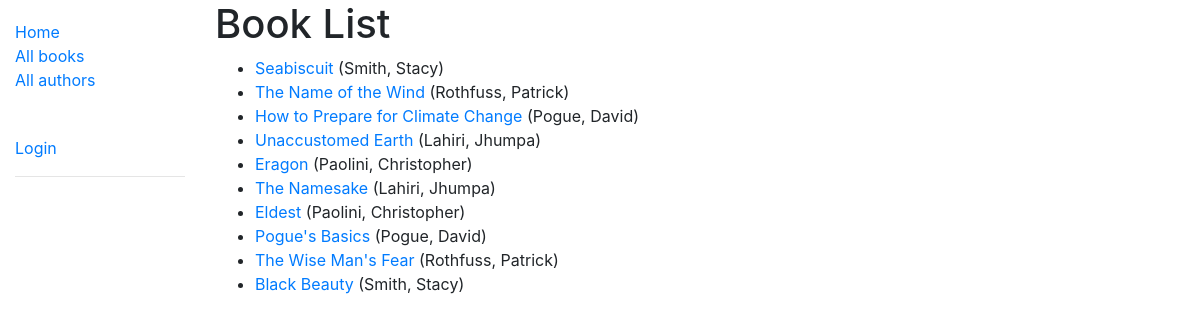
/catalog/books/, run on the app's committed database.
### catalog/models.py (models this page shows, shortened)
class Book(models.Model):
    title = models.CharField(max_length=200)
    author = models.ForeignKey('Author', on_delete=models.SET_NULL, null=True)
    summary = models.TextField(max_length=1000, help_text='Enter a brief description of the book')
    isbn = models.CharField('ISBN', max_length=13, unique=True,
                             help_text='13 Character <a href="https://www.isbn-international.org/content/what-isbn">ISBN number</a>')
    genre = models.ManyToManyField(Genre, help_text='Select a genre for this book')
    def get_absolute_url(self):
        return reverse('book-detail', args=[str(self.id)])
    def display_genre(self):
        """Create a string for the Genre. This is required to display genre in Admin."""
        return ', '.join(genre.name for genre in self.genre.all()[:3])
    display_genre.short_description = 'Genre'

class Author(models.Model):
    first_name = models.CharField(max_length=100)
    last_name = models.CharField(max_length=100)
    date_of_birth = models.DateField(null=True, blank=True)
    date_of_death = models.DateField('Died', null=True, blank=True)
    class Meta:
        ordering = ['last_name', 'first_name']
    def __str__(self):
        return f'{self.last_name}, {self.first_name}'

### catalog/views.py (the view)
# urls.py: path('books/', views.BookListView.as_view(), name='books'),
class BookListView(generic.ListView):
    model = Book

### catalog/templates/catalog/book_list.html
{% extends "base_generic.html" %}
{% block content %}
  <h1>Book List</h1>
  {% if book_list %}
  <ul>
    {% for book in book_list %}
      <li>
        <a href="{{ book.get_absolute_url }}">{{ book.title }}</a> ({{book.author}})
      </li>
    {% endfor %}
  </ul>
  {% else %}
    <p>There are no books in the library.</p>
  {% endif %}
{% endblock %}

### catalog/templates/base_generic.html (shortened to what this page needs)
<!DOCTYPE html>
<html lang="en">
<head>
  <link rel="stylesheet" href="https://cdn.jsdelivr.net/npm/bootstrap@4.5.3/dist/css/bootstrap.min.css">
  {% load static %}
  <link rel="stylesheet" href="{% static 'css/styles.css' %}">
</head>
<body>
  <div class="container-fluid">
    <div class="row">
      <div class="col-sm-2">
      {% block sidebar %}
        <ul class="sidebar-nav">
          <li><a href="{% url 'index' %}">Home</a></li>
          <li><a href="{% url 'books' %}">All books</a></li>
          <li><a href="{% url 'authors' %}">All authors</a></li>
        </ul>
        <ul class="sidebar-nav">
          <br>
         {% if user.is_authenticated %}
           <li>User: {{ user.get_username }}</li>
           <li><a href="{% url 'my-borrowed' %}">My Borrowed</a></li>
           <li><a href="{% url 'logout'%}?next={{request.path}}">Logout</a></li>
         {% else %}
           <li><a href="{% url 'login'%}?next={{request.path}}">Login</a></li>
         {% endif %}
          <hr>
        </ul>
     {% endblock %}
      </div>
      <div class="col-sm-10 ">{% block content %}{% endblock %}</div>
    </div>
  </div>
</body>
</html>

### catalog/static/css/styles.css (style rules this page uses)
.sidebar-nav { margin-top: 20px; padding: 0; list-style: none; }

### data on the page
Book: title "Seabiscuit", author "Smith, Stacy"
Book: title "The Name of the Wind", author "Rothfuss, Patrick"
Book: title "How to Prepare for Climate Change", author "Pogue, David"
Book: title "Unaccustomed Earth", author "Lahiri, Jhumpa"
Book: title "Eragon", author "Paolini, Christopher"
Book: title "The Namesake", author "Lahiri, Jhumpa"
Book: title "Eldest", author "Paolini, Christopher"
Book: title "Pogue's Basics", author "Pogue, David"
Book: title "The Wise Man's Fear", author "Rothfuss, Patrick"
Book: title "Black Beauty", author "Smith, Stacy"
